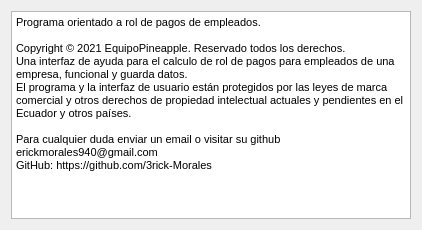
<?xml version="1.0" encoding="UTF-8"?>
<ui version="4.0">
 <class>Acerca_De</class>
 <widget class="QDialog" name="Acerca_De">
  <property name="geometry">
   <rect>
    <x>0</x>
    <y>0</y>
    <width>422</width>
    <height>230</height>
   </rect>
  </property>
  <property name="sizePolicy">
   <sizepolicy hsizetype="Fixed" vsizetype="Fixed">
    <horstretch>0</horstretch>
    <verstretch>0</verstretch>
   </sizepolicy>
  </property>
  <property name="minimumSize">
   <size>
    <width>400</width>
    <height>193</height>
   </size>
  </property>
  <property name="maximumSize">
   <size>
    <width>422</width>
    <height>230</height>
   </size>
  </property>
  <property name="windowTitle">
   <string>Acerca De</string>
  </property>
  <property name="windowIcon">
   <iconset resource="iconos.qrc">
    <normaloff>:/resource/informacion.png</normaloff>:/resource/informacion.png</iconset>
  </property>
  <layout class="QHBoxLayout" name="horizontalLayout">
   <item>
    <widget class="QTextBrowser" name="textBrowser">
     <property name="html">
      <string>&lt;!DOCTYPE HTML PUBLIC &quot;-//W3C//DTD HTML 4.0//EN&quot; &quot;http://www.w3.org/TR/REC-html40/strict.dtd&quot;&gt;
&lt;html&gt;&lt;head&gt;&lt;meta name=&quot;qrichtext&quot; content=&quot;1&quot; /&gt;&lt;style type=&quot;text/css&quot;&gt;
p, li { white-space: pre-wrap; }
&lt;/style&gt;&lt;/head&gt;&lt;body style=&quot; font-family:'MS Shell Dlg 2'; font-size:8.25pt; font-weight:400; font-style:normal;&quot;&gt;
&lt;p style=&quot; margin-top:0px; margin-bottom:0px; margin-left:0px; margin-right:0px; -qt-block-indent:0; text-indent:0px;&quot;&gt;&lt;span style=&quot; font-size:8pt;&quot;&gt;Programa orientado a rol de pagos de empleados.&lt;/span&gt;&lt;/p&gt;
&lt;p style=&quot;-qt-paragraph-type:empty; margin-top:0px; margin-bottom:0px; margin-left:0px; margin-right:0px; -qt-block-indent:0; text-indent:0px; font-size:8pt;&quot;&gt;&lt;br /&gt;&lt;/p&gt;
&lt;p style=&quot; margin-top:0px; margin-bottom:0px; margin-left:0px; margin-right:0px; -qt-block-indent:0; text-indent:0px;&quot;&gt;Copyright © 2021 EquipoPineapple. Reservado todos los derechos.&lt;/p&gt;
&lt;p style=&quot; margin-top:0px; margin-bottom:0px; margin-left:0px; margin-right:0px; -qt-block-indent:0; text-indent:0px;&quot;&gt;Una interfaz de ayuda para el calculo de rol de pagos para empleados de una empresa, funcional y guarda datos.&lt;/p&gt;
&lt;p style=&quot; margin-top:0px; margin-bottom:0px; margin-left:0px; margin-right:0px; -qt-block-indent:0; text-indent:0px;&quot;&gt;El programa y la interfaz de usuario están protegidos por las leyes de marca comercial y otros derechos de propiedad intelectual actuales y pendientes en el Ecuador y otros países.&lt;/p&gt;
&lt;p style=&quot;-qt-paragraph-type:empty; margin-top:0px; margin-bottom:0px; margin-left:0px; margin-right:0px; -qt-block-indent:0; text-indent:0px;&quot;&gt;&lt;br /&gt;&lt;/p&gt;
&lt;p style=&quot; margin-top:0px; margin-bottom:0px; margin-left:0px; margin-right:0px; -qt-block-indent:0; text-indent:0px;&quot;&gt;Para cualquier duda enviar un email o visitar su github&lt;/p&gt;
&lt;p style=&quot; margin-top:0px; margin-bottom:0px; margin-left:0px; margin-right:0px; -qt-block-indent:0; text-indent:0px;&quot;&gt;erickmorales940@gmail.com&lt;/p&gt;
&lt;p style=&quot; margin-top:0px; margin-bottom:0px; margin-left:0px; margin-right:0px; -qt-block-indent:0; text-indent:0px;&quot;&gt;GitHub: https://github.com/3rick-Morales&lt;/p&gt;&lt;/body&gt;&lt;/html&gt;</string>
     </property>
    </widget>
   </item>
  </layout>
 </widget>
 <resources>
  <include location="iconos.qrc"/>
 </resources>
 <connections/>
</ui>
